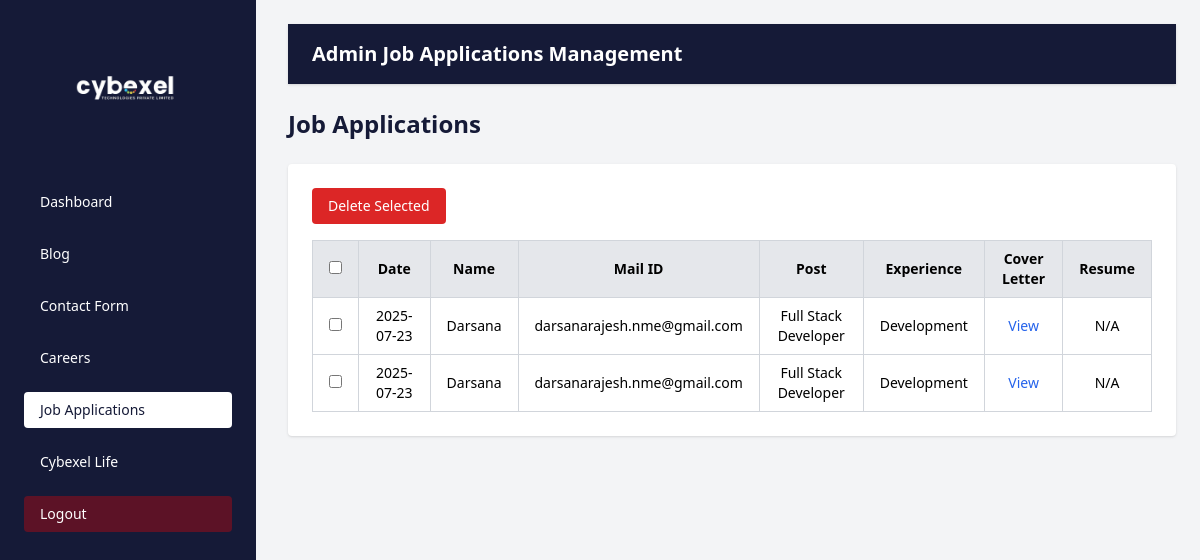
/admin_job_applications/ (signed in), run on an earlier commit of the app's database.
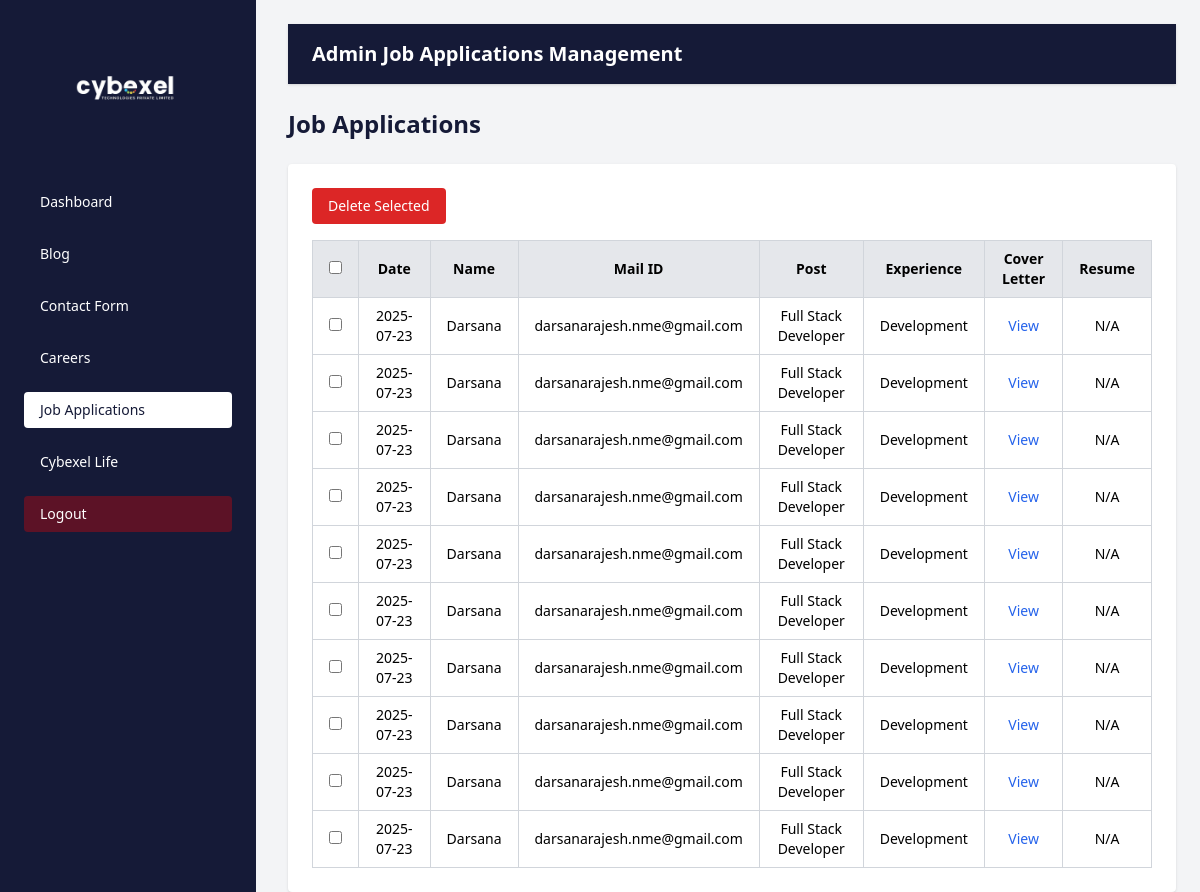
And on a later commit of the database.
### cybexelapp/models.py (models this page shows, shortened)
class JobApplication(models.Model):
    department = models.ForeignKey(Department, on_delete=models.SET_NULL, null=True)
    position = models.CharField(max_length=255)
    label = models.CharField(max_length=255)
    name = models.CharField(max_length=255)
    email = models.EmailField()
    cover_letter = models.TextField(blank=True)
    resume = models.FileField(upload_to='resumes/', blank=True)
    submitted_at = models.DateTimeField(auto_now_add=True)

class Department(models.Model):
    name = models.CharField(max_length=100, unique=True)

### cybexelapp/views.py (the view)
# urls.py: path('admin_job_applications/', views.admin_job_applications, name='admin_job_applications'),
@never_cache
@login_required(login_url='admin_login')
def admin_job_applications(request):
    applications = JobApplication.objects.all().order_by('-submitted_at')
    return render(request, 'admin_job_applications.html', {'applications': applications})

### cybexelapp/templates/admin_job_applications.html (shortened to what this page needs)
{% load static %}
<!DOCTYPE html>
<html lang="en">
<head>
    <script src="https://cdn.tailwindcss.com"></script>
</head>
<body class="bg-gray-100">
    <div class="flex h-screen">
           <aside class="w-64 bg-[#151a37] text-white p-6 fixed h-screen">
      <div class="flex items-center justify-center mb-8">
        <img src="{% static 'images/logo1.png' %}" alt="Logo" class="w-32 h-32 object-contain rounded-full">
      </div>
      <nav>
        <ul class="space-y-4 text-sm">
           <li>
            <a href="{% url 'admin_dashboard' %}" class="block py-2 px-4 rounded hover:bg-white hover:text-[#151a37]">
              Dashboard
            </a>
          </li>
          <li>
            <a href="{% url 'admin_blog' %}" class="block py-2 px-4 rounded hover:bg-white hover:text-[#151a37]">
              Blog
            </a>
          </li>
          <li>
            <a href="{% url 'admin_contact' %}" class="block py-2 px-4 rounded hover:bg-white hover:text-[#151a37]">
              Contact Form
            </a>
          </li>
          <li>
            <a href="{% url 'admin_careers' %}" class="block py-2 px-4 rounded hover:bg-white hover:text-[#151a37]">
              Careers
            </a>
          </li>
          <li>
            <a href="{% url 'admin_job_applications' %}" class="block py-2 px-4 rounded bg-white text-[#151a37]">
              Job Applications
            </a>
          </li>
          <li>
            <a href="{% url 'admin_cybexelife' %}" class="block py-2 px-4 rounded hover:bg-white hover:text-[#151a37]">
              Cybexel Life
            </a>
          </li>
          <li>
  <a href="{% url 'logout' %}" class="block py-2 px-4 rounded bg-[red]/30 text-white">
    Logout
  </a>
</li>
        </ul>
      </nav>
    </aside>
          <div class="flex-1 p-6 pl-[18rem]">
            <div class="w-full bg-[#151a37] text-white py-4 px-6 r shadow mb-6">
    <h2 class="text-xl font-semibold">Admin Job Applications Management</h2>
  </div>
  <h1 class="text-2xl font-semibold text-[#151a37] mb-6">Job Applications</h1>
 <form method="POST" action="{% url 'bulk_delete_job_applications' %}">
  <div class="bg-white p-6 rounded shadow overflow-x-auto">
    <div class="mb-4">
      <button type="submit" onclick="return confirm('Are you sure you want to delete selected applications?')"
              class="bg-red-600 hover:bg-red-700 text-white px-4 py-2 rounded text-sm">
        Delete Selected
      </button>
    </div>
    <table class="w-full border-collapse border border-gray-300 text-sm">
      <thead>
        <tr class="bg-gray-200 text-center">
          <th class="border border-gray-300 px-4 py-2">
            <input type="checkbox" id="select-all" />
          </th>
          <th class="border border-gray-300 px-4 py-2">Date</th>
          <th class="border border-gray-300 px-4 py-2">Name</th>
          <th class="border border-gray-300 px-4 py-2">Mail ID</th>
          <th class="border border-gray-300 px-4 py-2">Post</th>
          <th class="border border-gray-300 px-4 py-2">Experience</th>
          <th class="border border-gray-300 px-4 py-2">Cover Letter</th>
          <th class="border border-gray-300 px-4 py-2">Resume</th>
        </tr>
      </thead>
      <tbody>
        {% for application in applications %}
        <tr class="text-center">
          <td class="border border-gray-300 px-4 py-2">
            <input type="checkbox" name="selected_ids" value="{{ application.id }}" />
          </td>
          <td class="border border-gray-300 px-4 py-2">{{ application.submitted_at|date:"Y-m-d" }}</td>
          <td class="border border-gray-300 px-4 py-2">{{ application.name }}</td>
          <td class="border border-gray-300 px-4 py-2">{{ application.email }}</td>
          <td class="border border-gray-300 px-4 py-2">{{ application.position }}</td>
          <td class="border border-gray-300 px-4 py-2">{{ application.department.name }}</td>
          <td class="border border-gray-300 px-4 py-2">
<button
  type="button"
  class="text-blue-600 hover:underline text-sm"
  onclick="showCoverLetterModal(this)"
  data-cover-letter="{{ application.cover_letter|escapejs }}">
  View
</button>
          </td>
          <td class="border border-gray-300 px-4 py-2">
            {% if application.resume %}
              <a href="{{ application.resume.url }}" target="_blank" class="text-blue-600 hover:underline">Download</a>
            {% else %}
              N/A
            {% endif %}
          </td>
        </tr>
        {% empty %}
        <tr>
          <td colspan="9" class="text-center py-4">No applications yet.</td>
        </tr>
        {% endfor %}
      </tbody>
    </table>
  </div>
</form>
</div>
    </div>
</body>
</html>

What changed in the data, as far as the page shows it:
added JobApplication: submitted_at "2025-07-23", name "Darsana", email "darsanarajesh.nme@gmail.com", position "Full Stack Developer", department.name "Development", resume "N/A"
added JobApplication: submitted_at "2025-07-23", name "Darsana", email "darsanarajesh.nme@gmail.com", position "Full Stack Developer", department.name "Development", resume "N/A"
added JobApplication: submitted_at "2025-07-23", name "Darsana", email "darsanarajesh.nme@gmail.com", position "Full Stack Developer", department.name "Development", resume "N/A"
added JobApplication: submitted_at "2025-07-23", name "Darsana", email "darsanarajesh.nme@gmail.com", position "Full Stack Developer", department.name "Development", resume "N/A"
added JobApplication: submitted_at "2025-07-23", name "Darsana", email "darsanarajesh.nme@gmail.com", position "Full Stack Developer", department.name "Development", resume "N/A"
added JobApplication: submitted_at "2025-07-23", name "Darsana", email "darsanarajesh.nme@gmail.com", position "Full Stack Developer", department.name "Development", resume "N/A"
added JobApplication: submitted_at "2025-07-23", name "Darsana", email "darsanarajesh.nme@gmail.com", position "Full Stack Developer", department.name "Development", resume "N/A"
added JobApplication: submitted_at "2025-07-23", name "Darsana", email "darsanarajesh.nme@gmail.com", position "Full Stack Developer", department.name "Development", resume "N/A"
